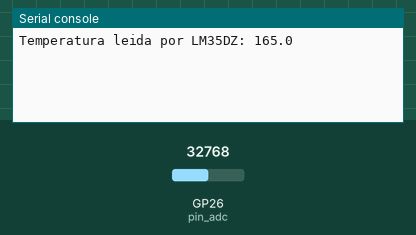
The program below on a simulated Raspberry Pi Pico running MicroPython. On the bench: the last lines printed to the serial console. The test bench sets the inputs (shaded band); at power-on: GP26 (pin_adc) = 32768 (analog values on the 0–65535 scale).

Above: at 1.2 s.
1.3 s: GP26 (pin_adc) set to 45874
At 2.4 s:
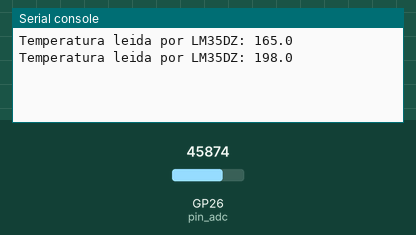
2.8 s: GP26 (pin_adc) set to 57670
At 4.7 s:
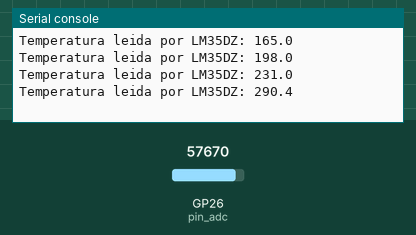
Timing chart, 0 to 6.2 s (numbered marks = the images above; inputs shaded):
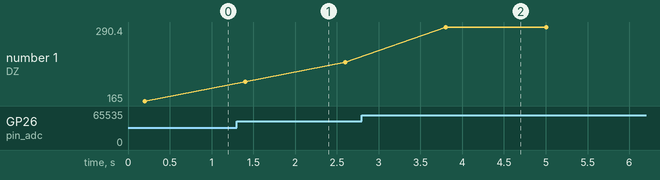

The program:

main.py
```python
# GEEK FACTORY - Dale vuelo a tus proyectos
# https://www.geekfactory.mx
#
# Ejemplo para leer un sensor de temperatura LM35DZ utilizando una
# Raspberry Pi Pico y MicroPython.
#
import machine
import time

# Objeto para acceder al ADC donde está conectado el LM35DZ
pin_adc = machine.ADC(0)


def lm35_read_temperature(sensor_adc, vref = 3300, samples = 10):
    """
    Función para leer un sensor de temperatura LM35DZ.

    :param sensor_adc: Objeto machine.ADC asociado al sensor.
    :param vref: Voltaje de referencia del ADC en milivolts.
    :param samples: Número de muestras para promediar.

    :return: Temperatura medida en grados centígrados.
    """
    total = 0
    SAMPLE_WAIT_TIME = 20

    # Tomar varias mediciones del ADC
    for _ in range(samples):
        total += sensor_adc.read_u16()
        time.sleep_ms(SAMPLE_WAIT_TIME)

    # Calcular el promedio de las lecturas
    readings_average = total / samples

    # Convertir la lectura promedio a milivolts
    voltage_mv = (readings_average * vref) / 65535

    # El LM35 entrega 10 mV por cada grado centígrado
    return voltage_mv / 10.0


# Ciclo principal del programa
while True:
    # Llamar a la función para leer el sensor
    temperature = lm35_read_temperature(pin_adc)

    # Imprimir a la terminal
    print(f"Temperatura leida por LM35DZ: {temperature:.1f}")

    # Esperar un segundo entre lecturas para no saturar la pantalla
    time.sleep(1)
    
```

Measured:
- after the input at 1.3 s, the serial console: prints a new line after 0.10 s (image 1)
- after the input at 2.8 s, the serial console: prints a new line after 1.0 s (image 2)
- plotted number 1: 165 → 231 after the input at 1.3 s, 231 → 290.4 after the input at 2.8 s
